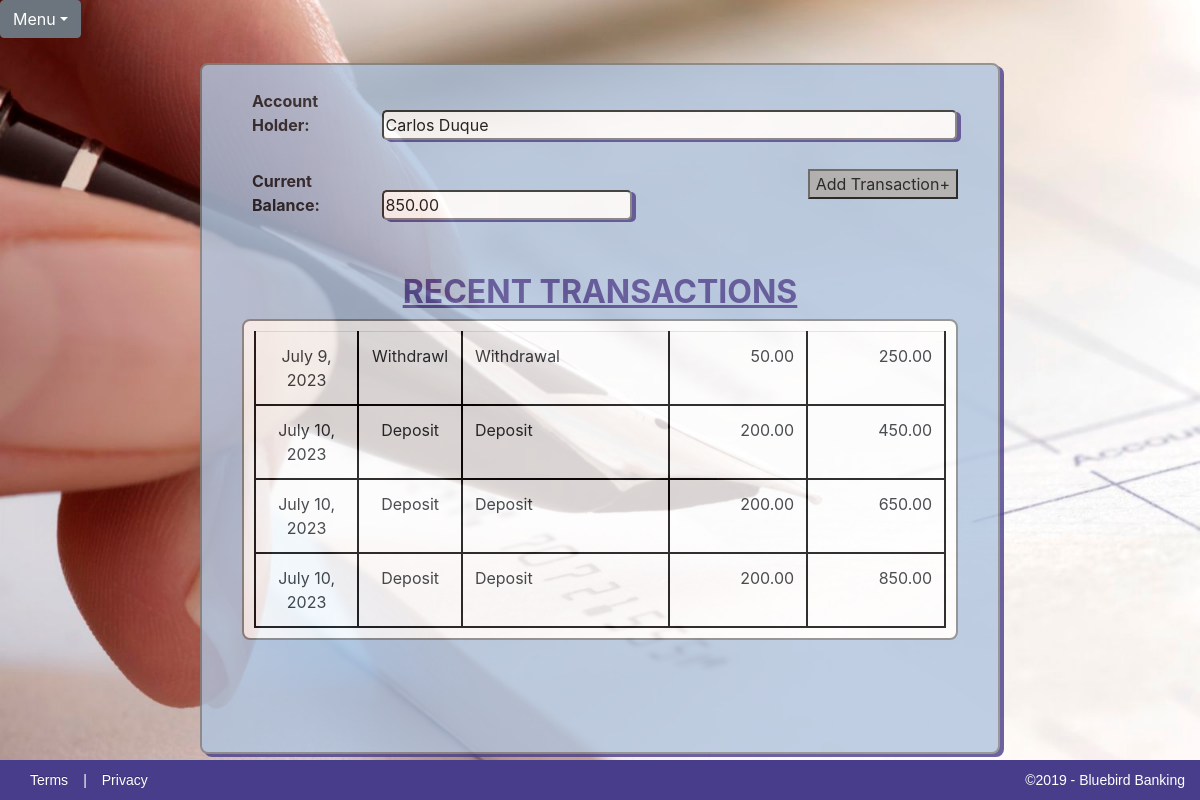
Page /1/balance/ on the committed database.
### Checkbook/models.py (models this page shows)
class Account(models.Model):
    first_name = models.CharField(max_length=50)
    last_name = models.CharField(max_length=50)
    inital_deposit = models.DecimalField(max_digits=15, decimal_places=2)
    Accounts = models.Manager()
    def __str__(self):
        return self.first_name + ' ' + self.last_name

class Transaction(models.Model):
    date = models.DateField()
    type = models.CharField(max_length=10, choices=TransactionTypes)
    amount = models.DecimalField(max_digits=15, decimal_places=2)
    description = models.CharField(max_length=100)
    account = models.ForeignKey(Account, on_delete=models.CASCADE)
    Transactions = models.Manager()

### Checkbook/views.py (the view)
# urls.py: path('balance/', views.balance, name='balance'),
def balance(request, pk):
    account = get_object_or_404(Account, pk=pk) # Retrievethe requested account using its primary key
    transactions = Transaction.Transactions.filter(account=pk) # Retrieve all of that account's transactions
    current_total = account.inital_deposit # Create account total variable, starting with initial deposit value
    table_contents = {} # Create a dictionary into which transaction information will be placed
    for t in transactions: # Loop through transactions and determine which is a deposit or withdrawal
        if t.type == 'Deposit':
            current_total += t.amount # If deposit add amount to balance
            table_contents.update({t:current_total}) # Add transaction and total to the dictionary
        else:
            current_total -= t.amount # If withdrawal subtract amount from balance
            table_contents.update({t:current_total}) # Add transaction and total to the dictionary
    content = {'account': account, 'table_contents': table_contents, 'balance': current_total}
    return render(request, 'checkbook/BalanceSheet.html', content)

### Checkbook/templates/checkbook/BalanceSheet.html (shortened to what this page needs)
{% extends 'checkbook_base.html' %}
{% block content %}
			<div id="all-transactions-form">
				<form>
					<br>
					<label>Account Holder:</label>
					<input id="accountholder" type="text" name="accountHolder" value="{{ account }}" readonly><br><br>
					<label>Current Balance:</label>
					<input id="balance" type="text" name="currentBalance" value="{{ balance }}" readonly>
					<button type="button"><a href="{% url 'transaction' %}">Add Transaction+</a></button>
				</form>
				<br><br>
			</div>
			<h2>RECENT TRANSACTIONS</h2>
			<table class="table table-responsive" id ="transactions-table">
				{% for key, total in table_contents.items %}
				<tr>
					<td class="center">{{ key.date }}</td>
					<td class="center">{{ key.type }}</td>
					<td class="left">{{ key.description }}</td>
					<td class="right">{{ key.amount }}</td>
					<td class="right">{{ total }}</td>
				</tr>
				{% endfor %}
			</table>
			<br><br>
{% endblock %}

### Checkbook/templates/checkbook_base.html (shortened to what this page needs)
{% load static %}
<!DOCTYPE html>
<html lang="en">
	<head>
		<link rel="stylesheet" href="{% static '/CSS/CheckbookApp.css' %}">
		<link rel="stylesheet" href="https://stackpath.bootstrapcdn.com/bootstrap/4.3.1/css/bootstrap.min.css">
		<link rel="stylesheet" href="https://maxcdn.bootstrapcdn.com/font-awesome/4.7.0/css/font-awesome.min.css">
	</head>
	<header>
		<div class="JavaScriptDropdown">
			<div class="btn-group">
				<button type="button" class="btn btn-secondary dropdown-toggle" data-toggle="dropdown">Menu</button>
			</div>
		</div>
	</header>
	<body id="body">
		<div class="checkbook-container">
			{% block content %}{% endblock %}
			<br><br>
		</div>
		<section id="block-footer">
			<p id="footer-right"><a href="#">Terms</a>|<a href="#">Privacy</a></p>
			<p id="footer-left">&copy;2019 - Bluebird Banking</p>
		</section>
	</body>
</html>

### Checkbook/static/CSS/CheckbookApp.css (style rules this page uses)
html, body { height: cover; width: cover; }
body { font-family: Lucida Sans Unicode; text-align: center; background-image: url('../../static/images/CheckCalligraphyPen.jpg'); -webkit-background-size: cover; -moz-background-size: cover; -o-background-size: cover; background-size: cover; overflow: scroll; background-repeat: no-repeat; }
label { width: 125px; margin-left: 50px; font-weight: bold; opacity: initial; }
input, select { width: 500px; border-radius: 5px; box-shadow: 4px 2px darkslateblue; }
tr td { height: 25px; border: 2px solid black; word-wrap: normal; vertical-align: top; width: auto; }
.center { text-align: center; width: 15%; }
.left { padding-left: 10px; width: 30%; word-wrap: normal; }
.right { padding-right: 5px; width: 20%; text-align: right; }
.JavaScriptDropdown { position: relative; margin-top: 0; }
.checkbook-container { opacity: 0.8; position: relative; width: 800px; height: auto; border-radius: 8px; border: 2px solid gray; box-shadow: 4px 3px darkslateblue; margin-left: auto; margin-right: auto; margin-top: 25px; background-color: lightsteelblue; }
.checkbook-container h2 { color: darkslateblue; font-size: 32px; font-weight: bold; text-align: center; text-decoration: underline; }
#all-transactions-form { position: relative; }
#all-transactions-form button { background-color: darkgray; position: relative; right: 40px; float: right; }
#accountholder { width: 575px; }
#balance { width: 250px; }
#transactions-table { background-color:white; width: 90%; height: auto; margin-right: auto; margin-left: auto; padding: 10px; border: 2px solid gray; border-collapse: collapse; border-radius: 8px; table-layout: auto; float: center; position: relative; }
.checkbook-container button, .new-account-button { background-color: darkgray; display: block; margin-left: auto; margin-right: auto; }
button a, button a:hover { text-decoration: none; text-align: center; color:black; }
#block-footer { clear: both; display: flex; width: 100%; -moz-box-sizing: border-box; margin: 0 auto; background-color: darkslateblue; position: fixed; bottom: 0; height: 40px; }
#block-footer a, #block-footer p { flex: 1; color: white; padding: 15px 15px; font-size: 14px; line-height: 10px; font-family:'PT Sans', Arial, Helvetica, sans-serif; }
#footer-left { width: 40%; text-align: right; }
#block-footer { float:left; clear:both; width:100%; }
#block-footer a { color: white; text-shadow: 0 -1px 0 rgba(0, 0, 0, 0.25); text-decoration: none; outline: medium none; }

### rows in the picture
Account: accountHolder "Carlos Duque"
Transaction: date "July 9, 2023", type "Withdrawl", description "Withdrawal", amount "50.00", total "250.00"
Transaction: date "July 10, 2023", type "Deposit", description "Deposit", amount "200.00", total "450.00"
Transaction: date "July 10, 2023", type "Deposit", description "Deposit", amount "200.00", total "650.00"
Transaction: date "July 10, 2023", type "Deposit", description "Deposit", amount "200.00", total "850.00"
